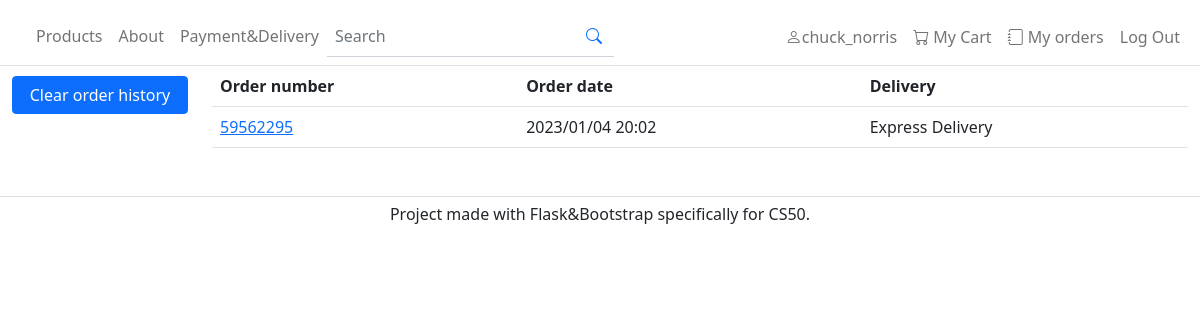
The page /orders (signed in) on the database its author committed.
### tables this page shows
CREATE TABLE "Orders" (
	"ID"	TEXT NOT NULL UNIQUE,
	"Customer_ID"	INTEGER,
	"Order_date"	TEXT,
	"Delivery_type_ID"	INTEGER,
	PRIMARY KEY("ID"),
	FOREIGN KEY("Customer_ID") REFERENCES "Users"("ID"),
	FOREIGN KEY("Delivery_type_ID") REFERENCES "Delivery_options"("ID")
);

CREATE TABLE "Delivery_options" (
	"ID"	INTEGER NOT NULL UNIQUE,
	"Company"	TEXT NOT NULL UNIQUE,
	"Price"	REAL NOT NULL,
	PRIMARY KEY("ID" AUTOINCREMENT)
);

### views/order_views.py (the view)
def view_orders():
    res = cur.execute('''SELECT Orders.ID, Orders.Order_date, Delivery_options.Company
                         FROM Orders
                         JOIN Delivery_options ON Delivery_options.ID = Orders.Delivery_type_ID
                         WHERE Customer_ID = ?''',
                         (session["user_id"], ))
    orders = res.fetchall()
    return render_template("orders.html", orders=orders)

### templates/orders.html (shortened to what this page needs)
{% extends "layout.html" %}
{% block secondary_content %}
<div id="orders-actions">
    <a href="/clear_orders">
        <button style="width: 100%;" class="btn btn-primary">Clear order history</button>
    </a>
</div>
{% endblock %}
{% block content %}
    <table class="table">
        <tr>
            <th>Order number</th>
            <th>Order date</th>
            <th>Delivery</th>
        </tr>
        {% if orders|length > 0 %}
            {% for order in orders %}
                <tr>
                    <td>
                        <a href="orders/{{ order[0] }}">{{ order[0] }}</a>
                    </td>
                    <td>{{ order[1] }}</td>
                    <td>{{ order[2] }}</td>
                </tr>
            {% endfor %}
        {% else %}
            <tr>
                <th style="font-weight: normal;" colspan=3>No orders yet...</th>
            </tr>
        {% endif %}
    </table>
{% endblock %}

### static/css/styles.css (style rules this page uses)
#orders-actions button { margin-top: 10px; }

### rows shown on the page
Orders: ID "59562295", Order_date "2023/01/04 20:02", Company "Express Delivery"

### other values the page prints
{{ session["user_name"] }} "chuck_norris"
